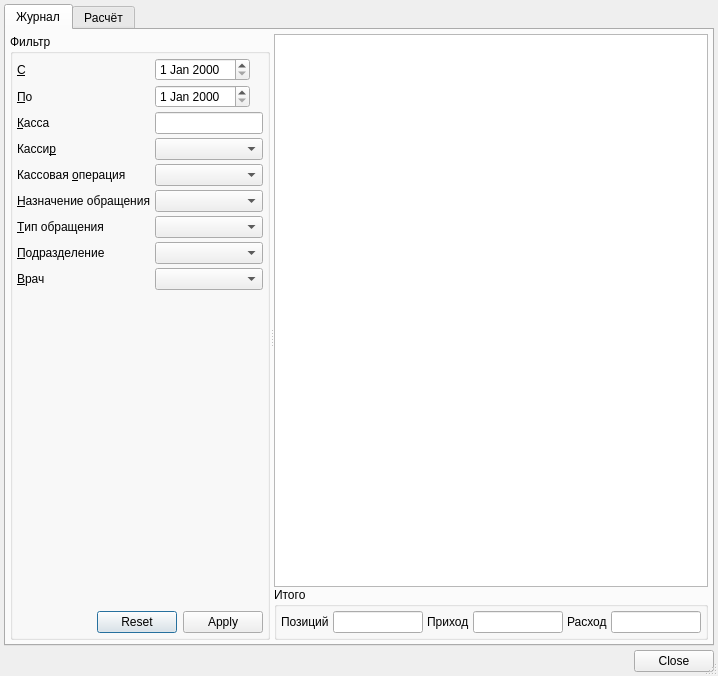
<?xml version="1.0" encoding="UTF-8"?>
<ui version="4.0">
 <class>CashBookDialog</class>
 <widget class="QDialog" name="CashBookDialog">
  <property name="geometry">
   <rect>
    <x>0</x>
    <y>0</y>
    <width>718</width>
    <height>676</height>
   </rect>
  </property>
  <property name="windowTitle">
   <string>Журнал кассовых операций</string>
  </property>
  <property name="sizeGripEnabled">
   <bool>true</bool>
  </property>
  <layout class="QVBoxLayout" name="verticalLayout_2">
   <property name="spacing">
    <number>4</number>
   </property>
   <property name="margin">
    <number>4</number>
   </property>
   <item>
    <widget class="QTabWidget" name="tabWidget">
     <property name="currentIndex">
      <number>0</number>
     </property>
     <widget class="QWidget" name="tabBook">
      <attribute name="title">
       <string>Журнал</string>
      </attribute>
      <layout class="QGridLayout" name="gridLayout_2">
       <property name="margin">
        <number>4</number>
       </property>
       <property name="spacing">
        <number>4</number>
       </property>
       <item row="0" column="0">
        <widget class="QSplitter" name="splitterBook">
         <property name="orientation">
          <enum>Qt::Horizontal</enum>
         </property>
         <property name="childrenCollapsible">
          <bool>false</bool>
         </property>
         <widget class="QGroupBox" name="grpBookFilter">
          <property name="title">
           <string>Фильтр</string>
          </property>
          <layout class="QGridLayout" name="gridLayout">
           <property name="margin">
            <number>4</number>
           </property>
           <property name="spacing">
            <number>4</number>
           </property>
           <item row="0" column="0">
            <widget class="QLabel" name="lblFilterBegDate">
             <property name="sizePolicy">
              <sizepolicy hsizetype="Fixed" vsizetype="Preferred">
               <horstretch>0</horstretch>
               <verstretch>0</verstretch>
              </sizepolicy>
             </property>
             <property name="text">
              <string>&amp;С</string>
             </property>
             <property name="buddy">
              <cstring>edtFilterBegDate</cstring>
             </property>
            </widget>
           </item>
           <item row="0" column="1">
            <widget class="CDateEdit" name="edtFilterBegDate">
             <property name="sizePolicy">
              <sizepolicy hsizetype="Maximum" vsizetype="Fixed">
               <horstretch>0</horstretch>
               <verstretch>0</verstretch>
              </sizepolicy>
             </property>
            </widget>
           </item>
           <item row="1" column="0">
            <widget class="QLabel" name="lblFilterEndDate">
             <property name="sizePolicy">
              <sizepolicy hsizetype="Fixed" vsizetype="Preferred">
               <horstretch>0</horstretch>
               <verstretch>0</verstretch>
              </sizepolicy>
             </property>
             <property name="text">
              <string>&amp;По</string>
             </property>
             <property name="buddy">
              <cstring>edtFilterEndDate</cstring>
             </property>
            </widget>
           </item>
           <item row="1" column="1">
            <widget class="CDateEdit" name="edtFilterEndDate">
             <property name="sizePolicy">
              <sizepolicy hsizetype="Maximum" vsizetype="Fixed">
               <horstretch>0</horstretch>
               <verstretch>0</verstretch>
              </sizepolicy>
             </property>
            </widget>
           </item>
           <item row="2" column="0">
            <widget class="QLabel" name="lblFilterCashBox">
             <property name="text">
              <string>&amp;Касса</string>
             </property>
             <property name="buddy">
              <cstring>edtFilterCashBox</cstring>
             </property>
            </widget>
           </item>
           <item row="2" column="1">
            <widget class="QLineEdit" name="edtFilterCashBox">
             <property name="sizePolicy">
              <sizepolicy hsizetype="Minimum" vsizetype="Fixed">
               <horstretch>0</horstretch>
               <verstretch>0</verstretch>
              </sizepolicy>
             </property>
            </widget>
           </item>
           <item row="3" column="0">
            <widget class="QLabel" name="lblFilterCashKeeper">
             <property name="text">
              <string>Касси&amp;р</string>
             </property>
             <property name="buddy">
              <cstring>cmbFilterCashKeeper</cstring>
             </property>
            </widget>
           </item>
           <item row="3" column="1">
            <widget class="CPersonComboBoxEx" name="cmbFilterCashKeeper">
             <property name="sizePolicy">
              <sizepolicy hsizetype="Expanding" vsizetype="Fixed">
               <horstretch>0</horstretch>
               <verstretch>0</verstretch>
              </sizepolicy>
             </property>
            </widget>
           </item>
           <item row="4" column="0">
            <widget class="QLabel" name="lblFilterCashOperation">
             <property name="text">
              <string>Кассовая &amp;операция</string>
             </property>
             <property name="buddy">
              <cstring>cmbFilterCashOperation</cstring>
             </property>
            </widget>
           </item>
           <item row="4" column="1">
            <widget class="CRBComboBox" name="cmbFilterCashOperation">
             <property name="sizePolicy">
              <sizepolicy hsizetype="Expanding" vsizetype="Fixed">
               <horstretch>0</horstretch>
               <verstretch>0</verstretch>
              </sizepolicy>
             </property>
            </widget>
           </item>
           <item row="5" column="0">
            <widget class="QLabel" name="lblFilterEventPurpose">
             <property name="text">
              <string>&amp;Назначение обращения</string>
             </property>
             <property name="buddy">
              <cstring>cmbFilterEventPurpose</cstring>
             </property>
            </widget>
           </item>
           <item row="5" column="1">
            <widget class="CRBComboBox" name="cmbFilterEventPurpose">
             <property name="sizePolicy">
              <sizepolicy hsizetype="Expanding" vsizetype="Fixed">
               <horstretch>0</horstretch>
               <verstretch>0</verstretch>
              </sizepolicy>
             </property>
            </widget>
           </item>
           <item row="6" column="0">
            <widget class="QLabel" name="lblFilterEventType">
             <property name="text">
              <string>&amp;Тип обращения</string>
             </property>
             <property name="buddy">
              <cstring>cmbFilterEventType</cstring>
             </property>
            </widget>
           </item>
           <item row="6" column="1">
            <widget class="CRBComboBox" name="cmbFilterEventType">
             <property name="sizePolicy">
              <sizepolicy hsizetype="Expanding" vsizetype="Fixed">
               <horstretch>0</horstretch>
               <verstretch>0</verstretch>
              </sizepolicy>
             </property>
            </widget>
           </item>
           <item row="11" column="0">
            <spacer name="verticalSpacer">
             <property name="orientation">
              <enum>Qt::Vertical</enum>
             </property>
             <property name="sizeHint" stdset="0">
              <size>
               <width>20</width>
               <height>40</height>
              </size>
             </property>
            </spacer>
           </item>
           <item row="12" column="0" colspan="2">
            <layout class="QHBoxLayout" name="horizontalLayout">
             <property name="spacing">
              <number>4</number>
             </property>
             <item>
              <spacer name="horizontalSpacer">
               <property name="orientation">
                <enum>Qt::Horizontal</enum>
               </property>
               <property name="sizeHint" stdset="0">
                <size>
                 <width>40</width>
                 <height>20</height>
                </size>
               </property>
              </spacer>
             </item>
             <item>
              <widget class="QDialogButtonBox" name="bbxFilter">
               <property name="sizePolicy">
                <sizepolicy hsizetype="Fixed" vsizetype="Fixed">
                 <horstretch>0</horstretch>
                 <verstretch>0</verstretch>
                </sizepolicy>
               </property>
               <property name="orientation">
                <enum>Qt::Horizontal</enum>
               </property>
               <property name="standardButtons">
                <set>QDialogButtonBox::Apply|QDialogButtonBox::Reset</set>
               </property>
               <property name="centerButtons">
                <bool>false</bool>
               </property>
              </widget>
             </item>
            </layout>
           </item>
           <item row="9" column="1">
            <widget class="CPersonComboBoxEx" name="cmbFilterPerson">
             <property name="sizePolicy">
              <sizepolicy hsizetype="Expanding" vsizetype="Fixed">
               <horstretch>0</horstretch>
               <verstretch>0</verstretch>
              </sizepolicy>
             </property>
            </widget>
           </item>
           <item row="8" column="1">
            <widget class="COrgStructureComboBox" name="cmbFilterOrgStructure">
             <property name="sizePolicy">
              <sizepolicy hsizetype="Expanding" vsizetype="Fixed">
               <horstretch>0</horstretch>
               <verstretch>0</verstretch>
              </sizepolicy>
             </property>
            </widget>
           </item>
           <item row="8" column="0">
            <widget class="QLabel" name="lblFilterOrgStructure">
             <property name="text">
              <string>&amp;Подразделение</string>
             </property>
             <property name="buddy">
              <cstring>cmbFilterOrgStructure</cstring>
             </property>
            </widget>
           </item>
           <item row="9" column="0">
            <widget class="QLabel" name="lblFilterPerson">
             <property name="text">
              <string>&amp;Врач</string>
             </property>
             <property name="buddy">
              <cstring>cmbFilterPerson</cstring>
             </property>
            </widget>
           </item>
          </layout>
         </widget>
         <widget class="QWidget" name="widget" native="true">
          <layout class="QVBoxLayout" name="verticalLayout">
           <property name="spacing">
            <number>0</number>
           </property>
           <property name="margin">
            <number>0</number>
           </property>
           <item>
            <widget class="CTableView" name="tblCashItems"/>
           </item>
           <item>
            <widget class="QGroupBox" name="groupAccount">
             <property name="title">
              <string>Итого</string>
             </property>
             <layout class="QHBoxLayout" name="_2">
              <property name="spacing">
               <number>4</number>
              </property>
              <property name="margin">
               <number>4</number>
              </property>
              <item>
               <widget class="QLabel" name="lblCashItemsCount">
                <property name="text">
                 <string>Позиций</string>
                </property>
                <property name="buddy">
                 <cstring>edtCashItemsCount</cstring>
                </property>
               </widget>
              </item>
              <item>
               <widget class="QLineEdit" name="edtCashItemsCount">
                <property name="focusPolicy">
                 <enum>Qt::NoFocus</enum>
                </property>
                <property name="alignment">
                 <set>Qt::AlignRight</set>
                </property>
                <property name="readOnly">
                 <bool>true</bool>
                </property>
               </widget>
              </item>
              <item>
               <widget class="QLabel" name="lblIncome">
                <property name="text">
                 <string>Приход</string>
                </property>
                <property name="buddy">
                 <cstring>edtIncome</cstring>
                </property>
               </widget>
              </item>
              <item>
               <widget class="QLineEdit" name="edtIncome">
                <property name="focusPolicy">
                 <enum>Qt::NoFocus</enum>
                </property>
                <property name="alignment">
                 <set>Qt::AlignRight</set>
                </property>
                <property name="readOnly">
                 <bool>true</bool>
                </property>
               </widget>
              </item>
              <item>
               <widget class="QLabel" name="lblOutcome">
                <property name="text">
                 <string>Расход</string>
                </property>
                <property name="buddy">
                 <cstring>edtOutcome</cstring>
                </property>
               </widget>
              </item>
              <item>
               <widget class="QLineEdit" name="edtOutcome">
                <property name="focusPolicy">
                 <enum>Qt::NoFocus</enum>
                </property>
                <property name="alignment">
                 <set>Qt::AlignRight</set>
                </property>
                <property name="readOnly">
                 <bool>true</bool>
                </property>
               </widget>
              </item>
             </layout>
            </widget>
           </item>
          </layout>
         </widget>
        </widget>
       </item>
      </layout>
     </widget>
     <widget class="QWidget" name="tabPayment">
      <attribute name="title">
       <string>Расчёт</string>
      </attribute>
      <layout class="QGridLayout" name="gridLayout_4">
       <property name="margin">
        <number>4</number>
       </property>
       <property name="spacing">
        <number>4</number>
       </property>
       <item row="0" column="0">
        <widget class="QSplitter" name="splitterPayment">
         <property name="orientation">
          <enum>Qt::Horizontal</enum>
         </property>
         <property name="childrenCollapsible">
          <bool>false</bool>
         </property>
         <widget class="QGroupBox" name="grpPaymentFilter">
          <property name="title">
           <string>Фильтр</string>
          </property>
          <layout class="QGridLayout" name="gridLayout_3">
           <property name="margin">
            <number>4</number>
           </property>
           <property name="spacing">
            <number>4</number>
           </property>
           <item row="6" column="1">
            <widget class="CDateEdit" name="edtPaymentFilterBirthDay">
             <property name="sizePolicy">
              <sizepolicy hsizetype="Maximum" vsizetype="Fixed">
               <horstretch>0</horstretch>
               <verstretch>0</verstretch>
              </sizepolicy>
             </property>
            </widget>
           </item>
           <item row="13" column="0">
            <spacer name="verticalSpacer_2">
             <property name="orientation">
              <enum>Qt::Vertical</enum>
             </property>
             <property name="sizeHint" stdset="0">
              <size>
               <width>20</width>
               <height>40</height>
              </size>
             </property>
            </spacer>
           </item>
           <item row="14" column="0" colspan="2">
            <layout class="QHBoxLayout" name="horizontalLayout_2">
             <property name="spacing">
              <number>4</number>
             </property>
             <item>
              <spacer name="horizontalSpacer_2">
               <property name="orientation">
                <enum>Qt::Horizontal</enum>
               </property>
               <property name="sizeHint" stdset="0">
                <size>
                 <width>40</width>
                 <height>20</height>
                </size>
               </property>
              </spacer>
             </item>
             <item>
              <widget class="QDialogButtonBox" name="bbxPaymentFilter">
               <property name="sizePolicy">
                <sizepolicy hsizetype="Fixed" vsizetype="Fixed">
                 <horstretch>0</horstretch>
                 <verstretch>0</verstretch>
                </sizepolicy>
               </property>
               <property name="orientation">
                <enum>Qt::Horizontal</enum>
               </property>
               <property name="standardButtons">
                <set>QDialogButtonBox::Apply|QDialogButtonBox::Reset</set>
               </property>
               <property name="centerButtons">
                <bool>false</bool>
               </property>
              </widget>
             </item>
            </layout>
           </item>
           <item row="0" column="0">
            <widget class="QLabel" name="lblPaymentFilterAccountingSystem">
             <property name="text">
              <string>Тип идентификатора</string>
             </property>
             <property name="buddy">
              <cstring>cmbPaymentFilterAccountingSystem</cstring>
             </property>
            </widget>
           </item>
           <item row="0" column="1">
            <widget class="CRBComboBox" name="cmbPaymentFilterAccountingSystem">
             <property name="enabled">
              <bool>false</bool>
             </property>
            </widget>
           </item>
           <item row="1" column="0">
            <widget class="QLabel" name="lblPaymentFilterClientCode">
             <property name="text">
              <string>Код пациента</string>
             </property>
             <property name="buddy">
              <cstring>edtPaymentFilterClientCode</cstring>
             </property>
            </widget>
           </item>
           <item row="1" column="1">
            <widget class="QLineEdit" name="edtPaymentFilterClientCode"/>
           </item>
           <item row="5" column="0">
            <widget class="QLabel" name="lblPaymentFilterPatrName">
             <property name="text">
              <string>Отчество</string>
             </property>
             <property name="buddy">
              <cstring>edtPaymentFilterPatrName</cstring>
             </property>
            </widget>
           </item>
           <item row="5" column="1">
            <widget class="QLineEdit" name="edtPaymentFilterPatrName"/>
           </item>
           <item row="4" column="0">
            <widget class="QLabel" name="lblPaymentFilterFirstName">
             <property name="text">
              <string>Имя</string>
             </property>
             <property name="buddy">
              <cstring>edtPaymentFilterFirstName</cstring>
             </property>
            </widget>
           </item>
           <item row="4" column="1">
            <widget class="QLineEdit" name="edtPaymentFilterFirstName"/>
           </item>
           <item row="3" column="1">
            <widget class="QLineEdit" name="edtPaymentFilterLastName"/>
           </item>
           <item row="3" column="0">
            <widget class="QLabel" name="lblPaymentFilterLastName">
             <property name="text">
              <string>Фамилия</string>
             </property>
             <property name="buddy">
              <cstring>edtPaymentFilterLastName</cstring>
             </property>
            </widget>
           </item>
           <item row="6" column="0">
            <widget class="QLabel" name="lblPaymentFilterBirthDay">
             <property name="text">
              <string>Дата рождения</string>
             </property>
             <property name="buddy">
              <cstring>edtPaymentFilterBirthDay</cstring>
             </property>
            </widget>
           </item>
           <item row="8" column="0" colspan="2">
            <widget class="Line" name="line">
             <property name="orientation">
              <enum>Qt::Horizontal</enum>
             </property>
            </widget>
           </item>
           <item row="11" column="0">
            <widget class="QLabel" name="lblPaymentFilterEventId">
             <property name="text">
              <string>Код события</string>
             </property>
             <property name="buddy">
              <cstring>edtPaymentFilterEventId</cstring>
             </property>
            </widget>
           </item>
           <item row="12" column="0">
            <widget class="QLabel" name="lblPaymentFilterExternalEventId">
             <property name="text">
              <string>Внешний код события</string>
             </property>
             <property name="buddy">
              <cstring>edtPaymentFilterExternalEventId</cstring>
             </property>
            </widget>
           </item>
           <item row="11" column="1">
            <widget class="QLineEdit" name="edtPaymentFilterEventId"/>
           </item>
           <item row="12" column="1">
            <widget class="QLineEdit" name="edtPaymentFilterExternalEventId"/>
           </item>
           <item row="7" column="1">
            <widget class="QComboBox" name="cmbPaymentFilterSex">
             <property name="sizePolicy">
              <sizepolicy hsizetype="Maximum" vsizetype="Fixed">
               <horstretch>0</horstretch>
               <verstretch>0</verstretch>
              </sizepolicy>
             </property>
             <item>
              <property name="text">
               <string/>
              </property>
             </item>
             <item>
              <property name="text">
               <string>М</string>
              </property>
             </item>
             <item>
              <property name="text">
               <string>Ж</string>
              </property>
             </item>
            </widget>
           </item>
           <item row="7" column="0">
            <widget class="QLabel" name="lblPaymentFilterSex">
             <property name="text">
              <string>Пол</string>
             </property>
            </widget>
           </item>
          </layout>
         </widget>
         <widget class="QSplitter" name="splitter">
          <property name="orientation">
           <enum>Qt::Vertical</enum>
          </property>
          <property name="childrenCollapsible">
           <bool>false</bool>
          </property>
          <widget class="CTextBrowser" name="txtClientInfoBrowser">
           <property name="minimumSize">
            <size>
             <width>0</width>
             <height>100</height>
            </size>
           </property>
           <property name="focusPolicy">
            <enum>Qt::ClickFocus</enum>
           </property>
           <property name="readOnly">
            <bool>true</bool>
           </property>
           <property name="html">
            <string>&lt;!DOCTYPE HTML PUBLIC &quot;-//W3C//DTD HTML 4.0//EN&quot; &quot;http://www.w3.org/TR/REC-html40/strict.dtd&quot;&gt;
&lt;html&gt;&lt;head&gt;&lt;meta name=&quot;qrichtext&quot; content=&quot;1&quot; /&gt;&lt;style type=&quot;text/css&quot;&gt;
p, li { white-space: pre-wrap; }
&lt;/style&gt;&lt;/head&gt;&lt;body style=&quot; font-family:'Tahoma'; font-size:8pt; font-weight:400; font-style:normal;&quot;&gt;
&lt;p style=&quot;-qt-paragraph-type:empty; margin-top:0px; margin-bottom:0px; margin-left:0px; margin-right:0px; -qt-block-indent:0; text-indent:0px; font-family:'MS Shell Dlg 2';&quot;&gt;&lt;/p&gt;&lt;/body&gt;&lt;/html&gt;</string>
           </property>
           <property name="textInteractionFlags">
            <set>Qt::TextBrowserInteraction</set>
           </property>
          </widget>
          <widget class="CTableView" name="tblClients"/>
          <widget class="CTableView" name="tblEvents"/>
         </widget>
        </widget>
       </item>
      </layout>
     </widget>
    </widget>
   </item>
   <item>
    <widget class="QDialogButtonBox" name="buttonBox">
     <property name="orientation">
      <enum>Qt::Horizontal</enum>
     </property>
     <property name="standardButtons">
      <set>QDialogButtonBox::Close</set>
     </property>
    </widget>
   </item>
  </layout>
 </widget>
 <customwidgets>
  <customwidget>
   <class>CDateEdit</class>
   <extends>QDateEdit</extends>
   <header>library/DateEdit</header>
  </customwidget>
  <customwidget>
   <class>CPersonComboBoxEx</class>
   <extends>QComboBox</extends>
   <header>Orgs/PersonComboBoxEx.h</header>
  </customwidget>
  <customwidget>
   <class>CRBComboBox</class>
   <extends>QComboBox</extends>
   <header>library/crbcombobox.h</header>
  </customwidget>
  <customwidget>
   <class>CTableView</class>
   <extends>QTableView</extends>
   <header>library/TableView.h</header>
  </customwidget>
  <customwidget>
   <class>COrgStructureComboBox</class>
   <extends>QComboBox</extends>
   <header>Orgs/OrgStructComboBoxes.h</header>
  </customwidget>
  <customwidget>
   <class>CTextBrowser</class>
   <extends>QTextBrowser</extends>
   <header>library/TextBrowser.h</header>
  </customwidget>
 </customwidgets>
 <tabstops>
  <tabstop>tabWidget</tabstop>
  <tabstop>edtFilterBegDate</tabstop>
  <tabstop>edtFilterEndDate</tabstop>
  <tabstop>edtFilterCashBox</tabstop>
  <tabstop>cmbFilterCashKeeper</tabstop>
  <tabstop>cmbFilterCashOperation</tabstop>
  <tabstop>cmbFilterEventPurpose</tabstop>
  <tabstop>cmbFilterEventType</tabstop>
  <tabstop>cmbFilterOrgStructure</tabstop>
  <tabstop>cmbFilterPerson</tabstop>
  <tabstop>bbxFilter</tabstop>
  <tabstop>tblCashItems</tabstop>
  <tabstop>cmbPaymentFilterAccountingSystem</tabstop>
  <tabstop>edtPaymentFilterClientCode</tabstop>
  <tabstop>edtPaymentFilterLastName</tabstop>
  <tabstop>edtPaymentFilterFirstName</tabstop>
  <tabstop>edtPaymentFilterPatrName</tabstop>
  <tabstop>edtPaymentFilterBirthDay</tabstop>
  <tabstop>cmbPaymentFilterSex</tabstop>
  <tabstop>edtPaymentFilterEventId</tabstop>
  <tabstop>edtPaymentFilterExternalEventId</tabstop>
  <tabstop>bbxPaymentFilter</tabstop>
  <tabstop>txtClientInfoBrowser</tabstop>
  <tabstop>tblClients</tabstop>
  <tabstop>tblEvents</tabstop>
  <tabstop>buttonBox</tabstop>
 </tabstops>
 <resources/>
 <connections>
  <connection>
   <sender>buttonBox</sender>
   <signal>accepted()</signal>
   <receiver>CashBookDialog</receiver>
   <slot>accept()</slot>
   <hints>
    <hint type="sourcelabel">
     <x>262</x>
     <y>669</y>
    </hint>
    <hint type="destinationlabel">
     <x>157</x>
     <y>274</y>
    </hint>
   </hints>
  </connection>
  <connection>
   <sender>buttonBox</sender>
   <signal>rejected()</signal>
   <receiver>CashBookDialog</receiver>
   <slot>reject()</slot>
   <hints>
    <hint type="sourcelabel">
     <x>330</x>
     <y>669</y>
    </hint>
    <hint type="destinationlabel">
     <x>286</x>
     <y>274</y>
    </hint>
   </hints>
  </connection>
 </connections>
</ui>
